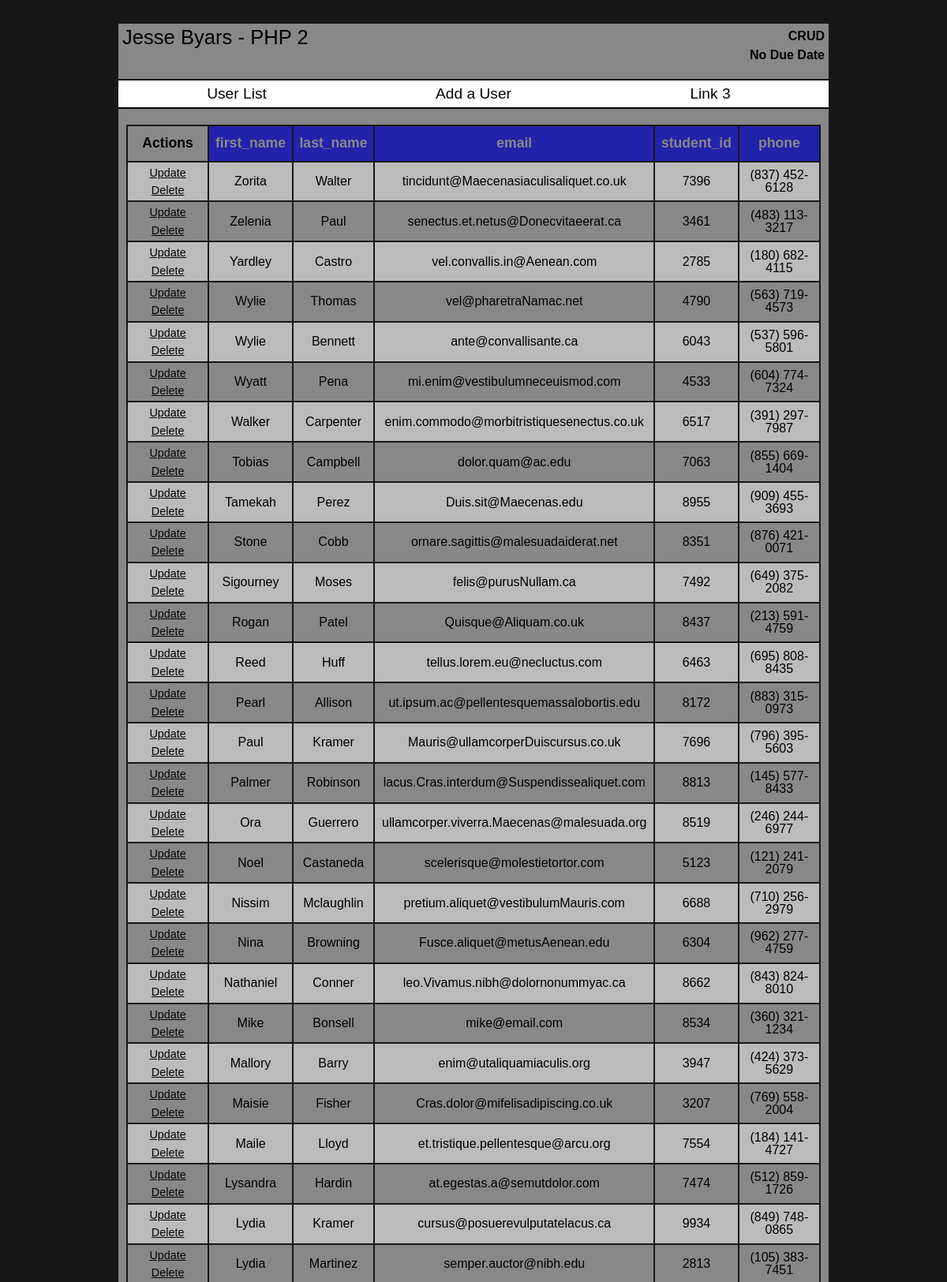
Screenshot of /?sortby=first_name (upper part) with the database file from the repository.
### tables this page shows
CREATE TABLE `students` (
  `first_name` varchar(20) NOT NULL,
  `last_name` varchar(40) NOT NULL,
  `email` varchar(60) NOT NULL,
  `student_id` smallint(4) NOT NULL,
  `phone` varchar(20) NOT NULL,
  PRIMARY KEY (`student_id`),
  KEY `student_id` (`student_id`)
);

### index.php (called while the page is built, shortened)
<?php
	include 'includes/header.inc.php';
	require 'includes/mysqli_connect.inc.php';
	require 'includes/crudfunctions.php';
?>
				<?php
					display_table($dbc, "students", $_SESSION['sortby'], $_SESSION['sortmethod']);
				?>
<?php include 'includes/footer.inc.php'; ?>

### includes/crudfunctions.php (the view, shortened to what this page needs)
<?php
	function display_table($dbc, $t, $o = null, $s = "ASC") {
		$q = "SELECT * FROM $t LIMIT 1";
		$r = mysqli_query($dbc, $q);
		$row = mysqli_fetch_assoc($r);
		echo "<table class=\"tabledisplay\">";
		echo "<tr>";
		echo "<th>Actions</th>";
		foreach($row as $k => $v) {
			echo "<th class=\"sortlink\"><a href=\"?sortby=$k\">$k</a></th>";
		}
		echo "</tr>";
		$q = "SELECT * FROM $t";
		if(isset($o)) {
			$q .= " ORDER BY " . $o . " " . $s;
		}
		$r = mysqli_query($dbc, $q);
		while($row = mysqli_fetch_assoc($r)) {
			echo "<tr>";
			echo "<td>";
			echo "<p class=\"actions\"><a href=\"?update={$row['student_id']}\">Update</a></p>";
			echo "<p class=\"actions\"><a href=\"?delete={$row['student_id']}\">Delete</a></p>";
			echo "</td>";
			foreach($row as $v) {
				echo "<td>$v</td>";
			}
			echo "</tr>";
		}
		echo "</table>";
	}
			?>

### styles/base.css (style rules this page uses)
html, body, div, span, applet, object, iframe, h1, h2, h3, h4, h5, h6, p, blockquote, pre, a, abbr, acronym, address, big, cite, code, del, dfn, em, img, ins, kbd, q, s, samp, small, strike, strong, sub, sup, tt, var, b, u, i, center, dl, dt, dd, ol, ul, li, fieldset, form, label, legend, table, caption, tbody, tfoot, thead, tr, th, td, article, aside, canvas, details, embed, figure, figcaption, footer, header, hgroup, menu, nav, output, ruby, section, summary, time, mark, audio, video { margin: 0; padding: 0; border: 0; font-size: 100%; font: inherit; vertical-align: baseline; }
body { line-height: 1; }
table { border-collapse: collapse; border-spacing: 0; }
body { background-color: #171717; width: 100%; margin: 0 auto; font-family: sans-serif; }
.tabledisplay { width: 100%; }
.tabledisplay th, .tabledisplay td { vertical-align: middle; border: 2px solid #171717; width: 10%; padding: 2px 1px; text-align: center; }
.tabledisplay tr:nth-child(even) { background-color: #bbbbbb; }
.tabledisplay th { padding: 13px 0px; font-weight: bold; font-size: 1.1em; }
.tabledisplay a:link, .tabledisplay a:visited { color: #050505; }
.tabledisplay .sortlink { background-color: #2222aa; }
.tabledisplay .sortlink a:link, .tabledisplay .sortlink a:visited { color: #888888; text-decoration: none; }
.actions { font-size: .9em; padding: 4px 0px; }

### rows the page displays
students: first_name "Zorita", last_name "Walter", email "tincidunt@Maecenasiaculisaliquet.co.uk", student_id "7396", phone "(837) 452-6128"
students: first_name "Zelenia", last_name "Paul", email "senectus.et.netus@Donecvitaeerat.ca", student_id "3461", phone "(483) 113-3217"
students: first_name "Yardley", last_name "Castro", email "vel.convallis.in@Aenean.com", student_id "2785", phone "(180) 682-4115"
students: first_name "Wylie", last_name "Thomas", email "vel@pharetraNamac.net", student_id "4790", phone "(563) 719-4573"
students: first_name "Wylie", last_name "Bennett", email "ante@convallisante.ca", student_id "6043", phone "(537) 596-5801"
students: first_name "Wyatt", last_name "Pena", email "mi.enim@vestibulumneceuismod.com", student_id "4533", phone "(604) 774-7324"
students: first_name "Walker", last_name "Carpenter", email "enim.commodo@morbitristiquesenectus.co.uk", student_id "6517", phone "(391) 297-7987"
students: first_name "Tobias", last_name "Campbell", email "dolor.quam@ac.edu", student_id "7063", phone "(855) 669-1404"
students: first_name "Tamekah", last_name "Perez", email "Duis.sit@Maecenas.edu", student_id "8955", phone "(909) 455-3693"
students: first_name "Stone", last_name "Cobb", email "ornare.sagittis@malesuadaiderat.net", student_id "8351", phone "(876) 421-0071"
students: first_name "Sigourney", last_name "Moses", email "felis@purusNullam.ca", student_id "7492", phone "(649) 375-2082"
students: first_name "Rogan", last_name "Patel", email "Quisque@Aliquam.co.uk", student_id "8437", phone "(213) 591-4759"
students: first_name "Reed", last_name "Huff", email "tellus.lorem.eu@necluctus.com", student_id "6463", phone "(695) 808-8435"
students: first_name "Pearl", last_name "Allison", email "ut.ipsum.ac@pellentesquemassalobortis.edu", student_id "8172", phone "(883) 315-0973"
students: first_name "Paul", last_name "Kramer", email "Mauris@ullamcorperDuiscursus.co.uk", student_id "7696", phone "(796) 395-5603"
students: first_name "Palmer", last_name "Robinson", email "lacus.Cras.interdum@Suspendissealiquet.com", student_id "8813", phone "(145) 577-8433"
students: first_name "Ora", last_name "Guerrero", email "ullamcorper.viverra.Maecenas@malesuada.org", student_id "8519", phone "(246) 244-6977"
students: first_name "Noel", last_name "Castaneda", email "scelerisque@molestietortor.com", student_id "5123", phone "(121) 241-2079"
students: first_name "Nissim", last_name "Mclaughlin", email "pretium.aliquet@vestibulumMauris.com", student_id "6688", phone "(710) 256-2979"
students: first_name "Nina", last_name "Browning", email "Fusce.aliquet@metusAenean.edu", student_id "6304", phone "(962) 277-4759"
students: first_name "Nathaniel", last_name "Conner", email "leo.Vivamus.nibh@dolornonummyac.ca", student_id "8662", phone "(843) 824-8010"
students: first_name "Mike", last_name "Bonsell", email "mike@email.com", student_id "8534", phone "(360) 321-1234"
students: first_name "Mallory", last_name "Barry", email "enim@utaliquamiaculis.org", student_id "3947", phone "(424) 373-5629"
students: first_name "Maisie", last_name "Fisher", email "Cras.dolor@mifelisadipiscing.co.uk", student_id "3207", phone "(769) 558-2004"
students: first_name "Maile", last_name "Lloyd", email "et.tristique.pellentesque@arcu.org", student_id "7554", phone "(184) 141-4727"
students: first_name "Lysandra", last_name "Hardin", email "at.egestas.a@semutdolor.com", student_id "7474", phone "(512) 859-1726"
students: first_name "Lydia", last_name "Kramer", email "cursus@posuerevulputatelacus.ca", student_id "9934", phone "(849) 748-0865"
students: first_name "Lydia", last_name "Martinez", email "semper.auctor@nibh.edu", student_id "2813", phone "(105) 383-7451"

### other values shown
$banner_title "Jesse Byars - PHP 2"
$assignment_name "CRUD"
$due_date "No Due Date"
$k "first_name"
$k "last_name"
$k "email"
$k "student_id"
$k "phone"
